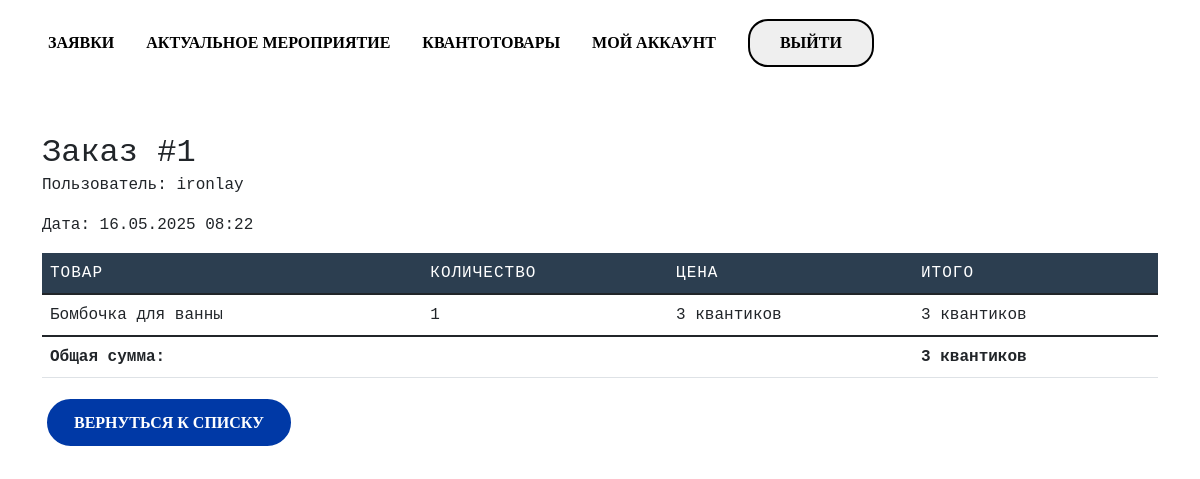
The page /admin-panel/orders/1/ (signed in) on the database its author committed.
### shop/models.py (models this page shows, shortened)
class Order(models.Model):
    user = models.ForeignKey(
        settings.AUTH_USER_MODEL,
        on_delete=models.CASCADE,
        related_name='orders'
    )
    created_at = models.DateTimeField(auto_now_add=True)
    total_price = models.PositiveIntegerField()
    is_completed = models.BooleanField(default=False)

class User(AbstractUser):
    is_kvantum_admin = models.BooleanField(
        default=False,
        verbose_name="Администратор квантума"
    )
    admin_kvantum = models.CharField(
        max_length=10,
        choices=KVANTUM_CHOICES,
        blank=True,
        null=True,
        verbose_name="Ответственный квантум"
    )
    groups = models.ManyToManyField(
        Group,
        verbose_name=_('groups'),
        blank=True,
        help_text=_('The groups this user belongs to.'),
        related_name="custom_user_groups",
        related_query_name="custom_user",
    )
    user_permissions = models.ManyToManyField(
        Permission,
        verbose_name=_('user permissions'),
        blank=True,
        help_text=_('Specific permissions for this user.'),
        related_name="custom_user_permissions",
        related_query_name="custom_user",
    )
    class Meta:
        verbose_name = _('user')
        verbose_name_plural = _('users')
        db_table = 'auth_user'  # Это сохранит совместимость с ожиданиями Django

class OrderItem(models.Model):
    order = models.ForeignKey(
        Order,
        on_delete=models.CASCADE,
        related_name='items'
    )
    product = models.ForeignKey(
        Product,
        on_delete=models.SET_NULL,
        null=True
    )
    quantity = models.PositiveIntegerField()
    price = models.PositiveIntegerField()  # Сохраняем цену на момент заказа

class Product(models.Model):
    name = models.CharField(max_length=100, verbose_name="Название товара")
    description = models.TextField(verbose_name="Описание товара")
    price = models.IntegerField(verbose_name="Цена")
    quantity = models.PositiveIntegerField(verbose_name="Количество")
    image = models.ImageField(upload_to='products/', verbose_name="Изображение", null=True, blank=True)
    created_at = models.DateTimeField(auto_now_add=True, verbose_name="Дата создания")
    updated_at = models.DateTimeField(auto_now=True, verbose_name="Дата обновления")
    class Meta:
        verbose_name = "Товар"
        verbose_name_plural = "Товары"

### shop/views.py (the view)
# urls.py: path('orders/<int:order_id>/', views.order_admin_detail, name='order_admin_detail'),
@user_passes_test(is_admin)
def order_admin_detail(request, order_id):
    order = get_object_or_404(Order, id=order_id)
    if request.method == 'POST':
        del order
        return redirect('order_list')
    return render(request, 'cart/order_admin_detail.html', {'order': order, 'title': 'Мои заказы'})

### shop/templatetags/custom_filters.py (called while the page is built)
@register.filter
def mul(value, arg):
    return value * arg

### shop/views.py (called while the page is built)
def is_admin(user):
    return user.is_staff

### templates/cart/order_admin_detail.html (shortened to what this page needs)
{% extends 'base.html' %}
{% load custom_filters %}
{% block content %}
<div class="container mt-5">
    <h2>Заказ #{{ order.id }}</h2>
    <p>Пользователь: {{ order.user.username }}</p>
    <p>Дата: {{ order.created_at|date:"d.m.Y H:i" }}</p>
    <table class="table">
        <thead>
            <tr>
                <th>Товар</th>
                <th>Количество</th>
                <th>Цена</th>
                <th>Итого</th>
            </tr>
        </thead>
        <tbody>
            {% for item in order.items.all %}
            <tr>
                <td>{{ item.product.name }}</td>
                <td>{{ item.quantity }}</td>
                <td>{{ item.price }} квантиков</td>
                <td>{{ item.price|mul:item.quantity }} квантиков</td>
            </tr>
            {% endfor %}
        </tbody>
        <tfoot>
            <tr>
                <th colspan="3">Общая сумма:</th>
                <th>{{ order.total_price }} квантиков</th>
            </tr>
        </tfoot>
    </table>
    <a href="{% url 'order_list' %}" class="btn btn-primary mt-3">Вернуться к списку</a>
</div>
{% endblock %}

### static/main/css/style3.css (style rules this page uses)
body { margin: 0 px; font-family: 'Courier New', Courier, monospace; font-size: 16 px; }
h1, h2, h3, h4, h5, h6 { margin: 0; }
*, *::before, *::after { box-sizing: border-box; }
.btn { display: inline-block; vertical-align: top; padding: 15px 27px; min-width: 170px; margin-top: 20px; font-size: 16px; cursor: pointer; color: white; text-decoration: none; text-transform: uppercase; font-family: "BankGothic RUSS Medium"; font-weight: 600; font-style: normal; border: 5px solid white; border-radius: 30px; background-color: #0039A6; line-height: 1.1; transition: background-color 0.2s linear, color 0.2s linear, box-shadow 0.2s linear; }
.table { margin-bottom: 0; }
.table thead th { background-color: #2c3e50; color: white; font-weight: normal; text-transform: uppercase; letter-spacing: 1px; }

### rows shown on the page
Order: id "1", user.username "ironlay", created_at "16.05.2025 08:22", total_price "3"
OrderItem: product.name "Бомбочка для ванны", quantity "1", price "3", price|mul "3"
